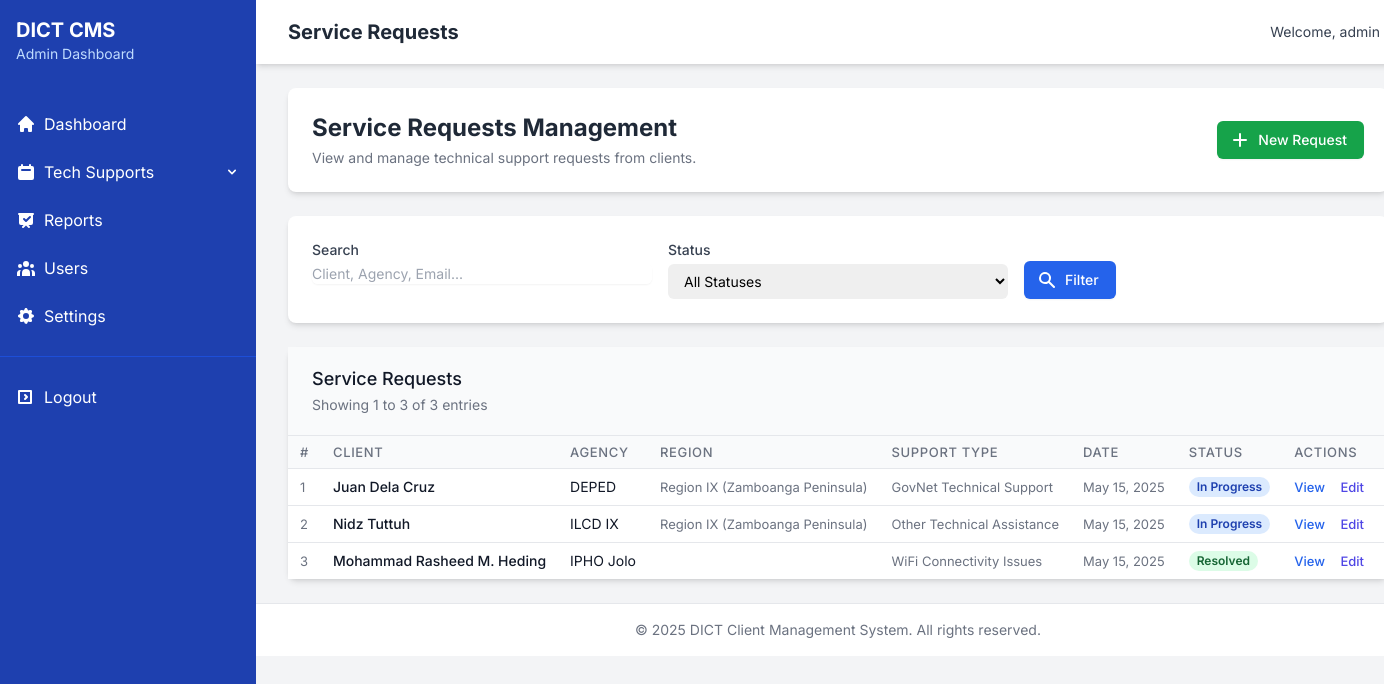
/admin/service-requests.php (signed in), run on an earlier commit of the app's database.
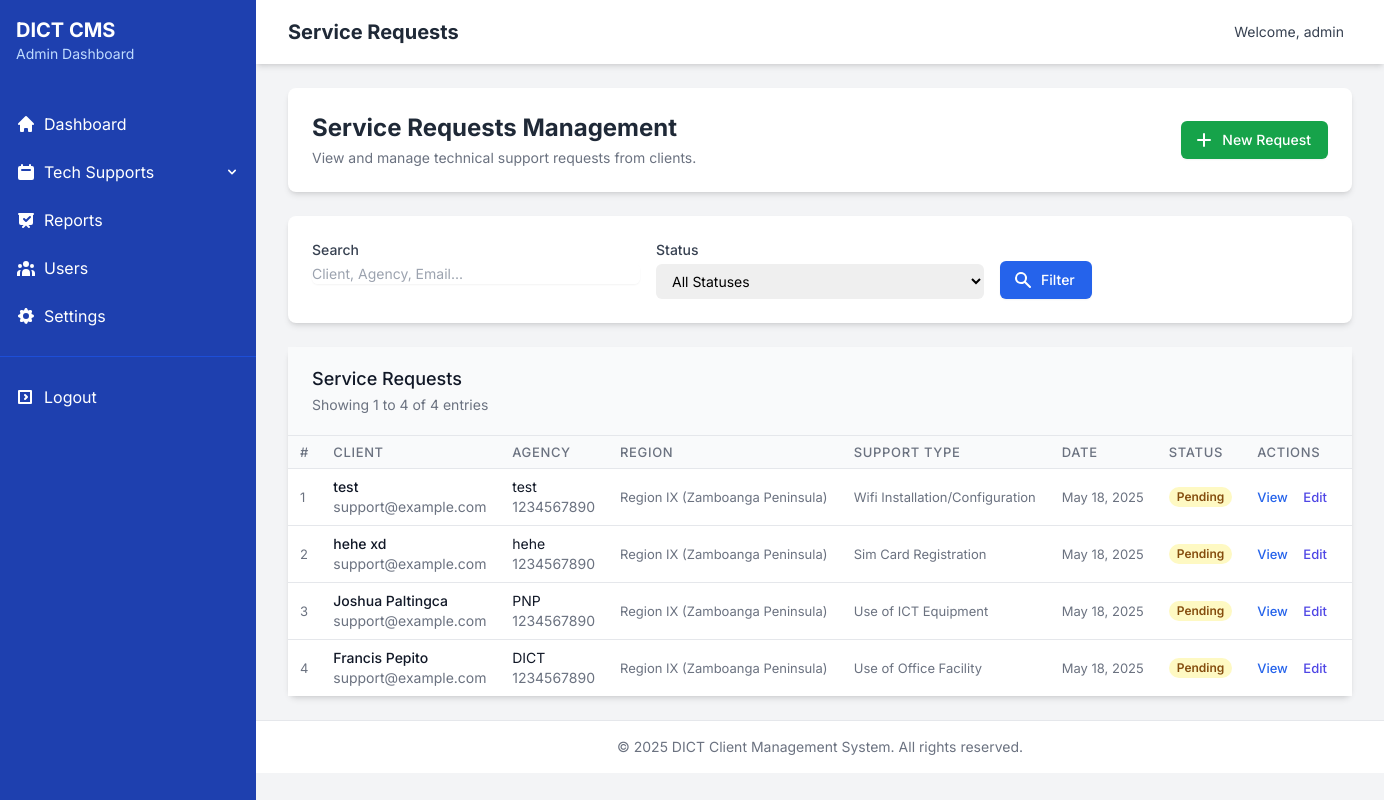
And on a later commit of the database.
### tables this page shows
CREATE TABLE `tech_support_requests` (
  `id` int(11) NOT NULL,
  `client_name` varchar(100) NOT NULL,
  `agency` varchar(100) NOT NULL,
  `email` varchar(100) NOT NULL,
  `phone` varchar(20) NOT NULL,
  `region_id` int(11) NOT NULL,
  `province_id` int(11) NOT NULL,
  `district_id` int(11) DEFAULT NULL,
  `municipality_id` int(11) NOT NULL,
  `support_type` varchar(100) NOT NULL,
  `subject` varchar(255) DEFAULT NULL,
  `issue_description` text NOT NULL,
  `date_requested` timestamp NOT NULL DEFAULT current_timestamp(),
  `date_assisted` timestamp NULL DEFAULT NULL,
  `date_resolved` timestamp NULL DEFAULT NULL,
  `assisted_by_id` int(11) DEFAULT NULL,
  `status` enum('Pending','In Progress','Resolved','Cancelled') DEFAULT 'Pending',
  `remarks` text DEFAULT NULL,
  `created_at` timestamp NOT NULL DEFAULT current_timestamp(),
  `updated_at` timestamp NOT NULL DEFAULT current_timestamp() ON UPDATE current_timestamp()
);

CREATE TABLE `regions` (
  `id` int(11) NOT NULL,
  `region_code` varchar(20) NOT NULL,
  `region_name` varchar(100) NOT NULL,
  `created_at` timestamp NOT NULL DEFAULT current_timestamp(),
  `updated_at` timestamp NOT NULL DEFAULT current_timestamp() ON UPDATE current_timestamp()
);

### includes/crud_operations.php (called while the page is built, shortened)
<?php
require_once 'db_connect.php';
function read_records($table, $columns = ['*'], $where = [], $order_by = '', $limit = 0, $offset = 0) {
    global $conn;
    try {
        $table_check = $conn->query("SHOW TABLES LIKE '$table'");
        $columns_str = implode(', ', $columns);
        $sql = "SELECT $columns_str FROM `$table`";
        if (!empty($order_by)) {
            $sql .= " ORDER BY $order_by";
        }
        if ($limit > 0) {
            $sql .= " LIMIT $limit";
        }
        $stmt = $conn->prepare($sql);
        if ($stmt->execute()) {
            $result = $stmt->get_result();
            $records = [];
            while ($row = $result->fetch_assoc()) {
                $records[] = $row;
            }
            return $records;
        } else {
            throw new Exception("Error executing statement: " . $stmt->error);
        }
    } catch (Exception $e) {
        error_log("Read records error: " . $e->getMessage());
        return false;
    }
}
function get_record_by_id($table, $id, $columns = ['*']) {
    global $conn;
    try {
        $table_check = $conn->query("SHOW TABLES LIKE '$table'");
        $columns_str = implode(', ', $columns);
        $sql = "SELECT $columns_str FROM `$table` WHERE id = ?";
        $stmt = $conn->prepare($sql);
        $stmt->bind_param('i', $id);
        if ($stmt->execute()) {
            $result = $stmt->get_result();
            $record = $result->fetch_assoc();
            return $record;
        } else {
            throw new Exception("Error executing statement: " . $stmt->error);
        }
    } catch (Exception $e) {
        error_log("Get record by ID error: " . $e->getMessage());
        return false;
    }
}
?>

### admin/service-requests.php (the view, shortened to what the rows shown need)
<?php
require_once '../includes/db_connect.php';
require_once '../includes/crud_operations.php';
$search_term = isset($_GET['search']) ? sanitize_input($_GET['search']) : '';
$current_page = isset($_GET['page']) ? (int)$_GET['page'] : 1;
$records_per_page = 10;
$offset = ($current_page - 1) * $records_per_page;
$where = [];
try {
    if (!empty($search_term)) {
        $search_columns = ['client_name', 'agency', 'email', 'phone', 'support_type', 'issue_description'];
        $serviceRequests = search_records('tech_support_requests', $search_columns, $search_term, ['*'], 'date_requested DESC', $records_per_page, $offset);
        $total_records = count_records('tech_support_requests');
    } else {
        if (!empty($where)) {
            $serviceRequests = read_records('tech_support_requests', ['*'], $where, 'date_requested DESC', $records_per_page, $offset);
            $total_records = count_records('tech_support_requests', $where);
        } else {
            $serviceRequests = read_records('tech_support_requests', ['*'], [], 'date_requested DESC', $records_per_page, $offset);
        }
    }
} catch (Exception $e) {
    $error_message = "Error: " . $e->getMessage();
    $serviceRequests = [];
    $total_records = 0;
}
?>
<!DOCTYPE html>
<html lang="en">
<head>
    <script src="https://cdn.tailwindcss.com"></script>
</head>
<body class="bg-gray-100">
    <?php include '../admin/includes/sidebar.php'; ?>
        <div class="flex-1 main-content">
            <div class="bg-white shadow-md">
                <div class="mx-auto px-4 sm:px-6 lg:px-8">
                    <div class="flex justify-between h-16">
                        <div class="flex">
                            <div class="flex-shrink-0 flex items-center">
                                <h1 class="text-xl font-bold text-gray-800">Service Requests</h1>
                            </div>
                        </div>
                    </div>
                </div>
            </div>
            <main class="py-6">
                <div class="max-w-7xl mx-auto px-4 sm:px-6 lg:px-8">
                    <div class="bg-white rounded-lg shadow-md p-6 mb-6">
                        <div class="flex flex-col md:flex-row md:justify-between md:items-center">
                            <div>
                                <h2 class="text-2xl font-bold text-gray-800">Service Requests Management</h2>
                            </div>
                        </div>
                    </div>
                    <div class="bg-white rounded-lg shadow-md">
                        <div class="table-container">
                            <table class="min-w-full divide-y divide-gray-200 compact-table">
                                <thead class="bg-gray-50">
                                    <tr>
                                        <th scope="col" class="text-left text-xs font-medium text-gray-500 uppercase tracking-wider">#</th>
                                        <th scope="col" class="text-left text-xs font-medium text-gray-500 uppercase tracking-wider">Client</th>
                                        <th scope="col" class="text-left text-xs font-medium text-gray-500 uppercase tracking-wider">Agency</th>
                                        <th scope="col" class="text-left text-xs font-medium text-gray-500 uppercase tracking-wider">Region</th>
                                        <th scope="col" class="text-left text-xs font-medium text-gray-500 uppercase tracking-wider">Support Type</th>
                                        <th scope="col" class="text-left text-xs font-medium text-gray-500 uppercase tracking-wider">Date</th>
                                        <th scope="col" class="text-left text-xs font-medium text-gray-500 uppercase tracking-wider">Status</th>
                                        <th scope="col" class="text-left text-xs font-medium text-gray-500 uppercase tracking-wider">Actions</th>
                                    </tr>
                                </thead>
                                <tbody class="bg-white divide-y divide-gray-200">
                                    <?php if (empty($serviceRequests)): ?>
                                    <tr>
                                        <td colspan="8" class="px-6 py-4 whitespace-nowrap text-center text-sm text-gray-500">
                                            No service requests found.
                                        </td>
                                    </tr>
                                    <?php else: ?>
                                        <?php
                                        $count = ($current_page - 1) * $records_per_page + 1;
                                        foreach ($serviceRequests as $request):
                                            $region_name = "";
                                            if (!empty($request['region_id'])) {
                                                $region = get_record_by_id('regions', $request['region_id']);
                                                if ($region) {
                                                    $region_name = $region['region_name'];
                                                }
                                            }
                                        ?>
                                        <tr>
                                            <td class="px-6 py-4 whitespace-nowrap text-sm text-gray-500"><?php echo $count++; ?></td>
                                            <td class="px-6 py-4 whitespace-nowrap">
                                                <div class="text-sm font-medium text-gray-900"><?php echo htmlspecialchars($request['client_name']); ?></div>
                                                <div class="text-sm text-gray-500"><?php echo htmlspecialchars($request['email']); ?></div>
                                            </td>
                                            <td class="px-6 py-4 whitespace-nowrap">
                                                <div class="text-sm text-gray-900"><?php echo htmlspecialchars($request['agency']); ?></div>
                                                <div class="text-sm text-gray-500"><?php echo htmlspecialchars($request['phone']); ?></div>
                                            </td>                                            <td class="px-6 py-4 whitespace-nowrap text-sm text-gray-500"><?php echo htmlspecialchars($region_name); ?></td>
                                            <td class="px-6 py-4 whitespace-nowrap text-sm text-gray-500"><?php echo htmlspecialchars($request['support_type']); ?></td>
                                            <td class="px-6 py-4 whitespace-nowrap text-sm text-gray-500">
                                                <?php echo date('M d, Y', strtotime($request['date_requested'])); ?>
                                            </td>
                                            <td class="px-6 py-4 whitespace-nowrap">
                                                <?php if ($request['status'] === 'Resolved'): ?>
                                                    <span class="px-2 inline-flex text-xs leading-5 font-semibold rounded-full bg-green-100 text-green-800">
                                                        Resolved
                                                    </span>
                                                <?php elseif ($request['status'] === 'In Progress'): ?>
                                                    <span class="px-2 inline-flex text-xs leading-5 font-semibold rounded-full bg-blue-100 text-blue-800">
                                                        In Progress
                                                    </span>
                                                <?php elseif ($request['status'] === 'Cancelled'): ?>
                                                    <span class="px-2 inline-flex text-xs leading-5 font-semibold rounded-full bg-red-100 text-red-800">
                                                        Cancelled
                                                    </span>
                                                <?php else: ?>
                                                    <span class="px-2 inline-flex text-xs leading-5 font-semibold rounded-full bg-yellow-100 text-yellow-800">
                                                        Pending
                                                    </span>
                                                <?php endif; ?>
                                            </td>
                                            <td class="px-6 py-4 whitespace-nowrap text-sm font-medium">
                                                <a href="view-request.php?id=<?php echo $request['id']; ?>" class="text-blue-600 hover:text-blue-900 mr-3">View</a>
                                                <a href="edit-request.php?id=<?php echo $request['id']; ?>" class="text-indigo-600 hover:text-indigo-900 mr-3">Edit</a>
                                            </td>
                                        </tr>                                        <?php endforeach; ?>
                                    <?php endif; ?>
                                </tbody>
                            </table>
                        </div>
                    </div>
                </div>
            </main>
        </div>
    </div>
</body>
</html>

What changed in the data, as far as the page shows it:
removed tech_support_requests: client_name "Juan Dela Cruz", agency "DEPED", region.region_name "Region IX (Zamboanga Peninsula)", support_type "GovNet Technical Support", date_requested "May 15, 2025", status "In Progress"
removed tech_support_requests: client_name "Nidz Tuttuh", agency "ILCD IX", region.region_name "Region IX (Zamboanga Peninsula)", support_type "Other Technical Assistance", date_requested "May 15, 2025", status "In Progress"
removed tech_support_requests: client_name "Mohammad Rasheed M. Heding", agency "IPHO Jolo", support_type "WiFi Connectivity Issues", date_requested "May 15, 2025", status "Resolved"
added tech_support_requests: client_name "test", email "support@example.com", agency "test", phone "1234567890", region.region_name "Region IX (Zamboanga Peninsula)", support_type "Wifi Installation/Configuration", date_requested "May 18, 2025", status "Pending"
added tech_support_requests: client_name "hehe xd", email "support@example.com", agency "hehe", phone "1234567890", region.region_name "Region IX (Zamboanga Peninsula)", support_type "Sim Card Registration", date_requested "May 18, 2025", status "Pending"
added tech_support_requests: client_name "Joshua Paltingca", email "support@example.com", agency "PNP", phone "1234567890", region.region_name "Region IX (Zamboanga Peninsula)", support_type "Use of ICT Equipment", date_requested "May 18, 2025", status "Pending"
added tech_support_requests: client_name "Francis Pepito", email "support@example.com", agency "DICT", phone "1234567890", region.region_name "Region IX (Zamboanga Peninsula)", support_type "Use of Office Facility", date_requested "May 18, 2025", status "Pending"
Also different on the page:
min($total_records, $current_page * $records_per_page): "3" → "4"
$total_records: "3" → "4"
